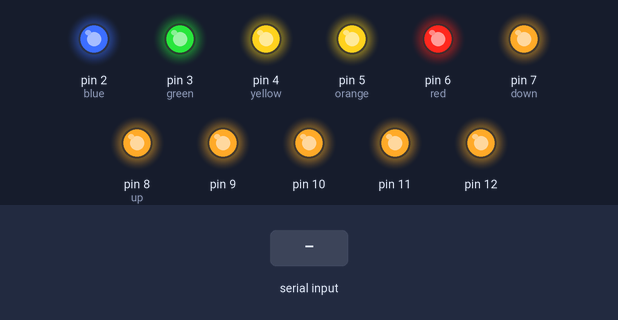
A sketch run on a simulated Arduino Uno, built with avr-gcc and run on an emulated ATmega328P. On the bench: output pins drawn as LEDs (lit = HIGH). The inputs (shaded band) are chosen by the test bench.

Above: at 1.2 s.
1.3 s: byte 30 received over Serial
At 1.7 s:
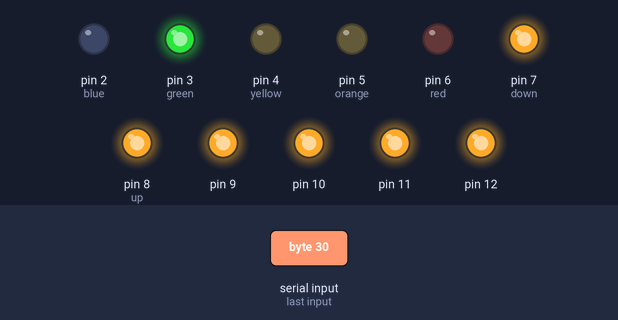
2.8 s: byte 90 received over Serial
At 4.0 s:
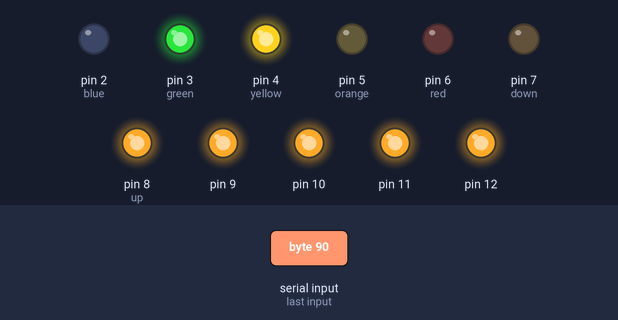
4.3 s: byte 120 received over Serial
At 5.2 s:
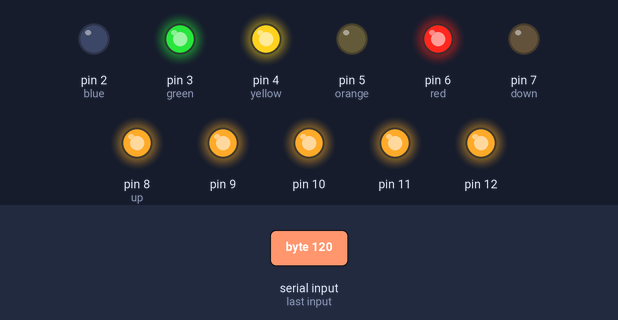
Timing chart, 0 to 7.3 s (numbered marks = the images above; inputs shaded):
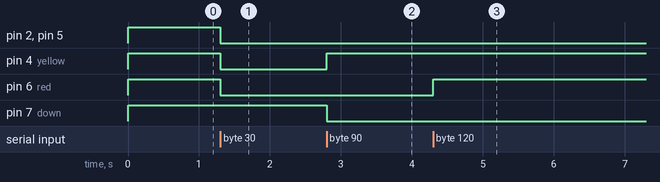

The sketch:

AirGuitarHeroArduino.ino
```cpp
/*
Air Guitar Hero

 Basic program for arduino modified Wii Guitar which accepts
 serial commands and emulates button presses.

 The data byte received is a bit mask for the buttons to be depressed
 Bit 0 = Green
 Bit 1 = Red
 Bit 2 = Yellow
 Bit 3 = Blue
 Bit 4 = Orange
 Bit 5 = unused
 Bit 6 = Strum Down
 Bit 7 = Strum Up

 So a byte value of 69 would correspond to "Green, Yellow, Strum Down"
 since the binary equivalent of 69 is 01000101

 Created 5/25/2013 Armiger
 */

// Globals:

// These are the pin assignments.
// Wires to these pins on the arduino should be connected to the corresponding pin on the guitar
int green = 3;
int red = 6;
int yellow = 4;
int blue = 2;
int orange = 5;
int up = 8;
int down = 7;

int incomingByte = 0;   // for incoming serial data

// the setup routine runs once when you press reset:
void setup() {

  // initialize serial:
  //Serial.begin(9600);
  Serial.begin(115200);

  // initialize the digital pins as an output.
  for (int i = 2; i < 13; i++) {
    pinMode(i, OUTPUT);
    digitalWrite(i, HIGH);
  }

}

// the loop routine runs over and over again forever:
void loop() {

  if (Serial.available() > 0) {
    // read the incoming byte:
    incomingByte = Serial.read();
  }

  // Green Button
  if (incomingByte & 0x01) {
    digitalWrite(green, LOW);
  }
  else {
    digitalWrite(green, HIGH);
  }

  // Red Button
  if (incomingByte & 0x02) {
    digitalWrite(red, LOW);
  }
  else {
    digitalWrite(red, HIGH);
  }

  // Yellow Button
  if (incomingByte & 0x04) {
    digitalWrite(yellow, LOW);
  }
  else {
    digitalWrite(yellow, HIGH);
  }

  // Blue Button
  if (incomingByte & 0x08) {
    digitalWrite(blue, LOW);
  }
  else {
    digitalWrite(blue, HIGH);
  }

  // Orange Button
  if (incomingByte & 0x10) {
    digitalWrite(orange, LOW);
  }
  else {
    digitalWrite(orange, HIGH);
  }

  // Strum Down Button
  if (incomingByte & 0x40) {
    digitalWrite(down, LOW);
  }
  else {
    digitalWrite(down, HIGH);
  }

  // Strum Up Button
  if (incomingByte & 0x80) {
    digitalWrite(up, LOW);
  }
  else {
    digitalWrite(up, HIGH);
  }

}
```

Measured:
- after the input at 1.3 s, pin 2 (blue), pin 4 (yellow), pin 5 (orange), pin 6 (red): HIGH → LOW at once
- after the input at 2.8 s, pin 4 (yellow): LOW → HIGH at once; pin 7 (down): HIGH → LOW at once
- after the input at 4.3 s, pin 6 (red): LOW → HIGH at once
